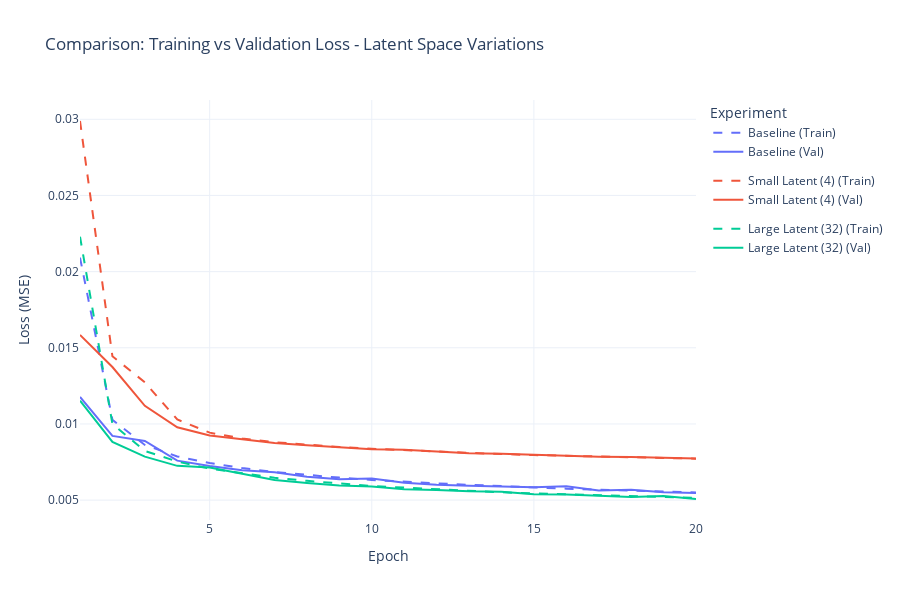

Here is the notebook cell this chart was saved with:
### Code cell
# Plot comparison
plot_comparison_full(df_current, experiment="Latent Space Variations")

### Figure 1 — Plotly figure (JSON) as saved in the notebook; plotly's stock layout.template omitted (floating-point values rounded to 4 significant figures)
{"data": [{"legendgroup": "Baseline", "line": {"color": "#636EFA", "dash": "dash"}, "mode": "lines", "name": "Baseline (Train)", "type": "scatter", "x": [1, 2, 3, 4, 5, 6, 7, 8, 9, 10, 11, 12, 13, 14, 15, 16, 17, 18, 19, 20], "y": [0.02092, 0.01027, 0.00862, 0.007869, 0.007431, 0.007103, 0.006838, 0.006636, 0.006477, 0.006324, 0.006199, 0.006101, 0.006006, 0.005912, 0.005824, 0.00575, 0.005688, 0.005634, 0.005558, 0.005503]}, {"legendgroup": "Baseline", "line": {"color": "#636EFA", "dash": "solid"}, "mode": "lines", "name": "Baseline (Val)", "type": "scatter", "x": [1, 2, 3, 4, 5, 6, 7, 8, 9, 10, 11, 12, 13, 14, 15, 16, 17, 18, 19, 20], "y": [0.01177, 0.009213, 0.008884, 0.00759, 0.007239, 0.00696, 0.006828, 0.006529, 0.006376, 0.006424, 0.006142, 0.006015, 0.005947, 0.005874, 0.005836, 0.005911, 0.005625, 0.005675, 0.005511, 0.005463]}, {"legendgroup": "Small Latent (4)", "line": {"color": "#EF553B", "dash": "dash"}, "mode": "lines", "name": "Small Latent (4) (Train)", "type": "scatter", "x": [1, 2, 3, 4, 5, 6, 7, 8, 9, 10, 11, 12, 13, 14, 15, 16, 17, 18, 19, 20], "y": [0.02989, 0.01444, 0.01273, 0.01029, 0.009429, 0.009044, 0.008801, 0.008627, 0.008488, 0.008368, 0.00827, 0.008167, 0.008106, 0.008022, 0.007958, 0.007906, 0.007855, 0.007814, 0.00776, 0.007721]}, {"legendgroup": "Small Latent (4)", "line": {"color": "#EF553B", "dash": "solid"}, "mode": "lines", "name": "Small Latent (4) (Val)", "type": "scatter", "x": [1, 2, 3, 4, 5, 6, 7, 8, 9, 10, 11, 12, 13, 14, 15, 16, 17, 18, 19, 20], "y": [0.01584, 0.01374, 0.01119, 0.009783, 0.009241, 0.008992, 0.008757, 0.008605, 0.008452, 0.008337, 0.008313, 0.008188, 0.008081, 0.008038, 0.007968, 0.007902, 0.00785, 0.007825, 0.007768, 0.007726]}, {"legendgroup": "Large Latent (32)", "line": {"color": "#00CC96", "dash": "dash"}, "mode": "lines", "name": "Large Latent (32) (Train)", "type": "scatter", "x": [1, 2, 3, 4, 5, 6, 7, 8, 9, 10, 11, 12, 13, 14, 15, 16, 17, 18, 19, 20], "y": [0.02229, 0.009992, 0.008232, 0.007529, 0.007062, 0.006754, 0.006467, 0.006266, 0.006085, 0.005925, 0.00582, 0.005709, 0.005618, 0.005514, 0.00544, 0.005371, 0.0053, 0.005239, 0.005175, 0.005139]}, {"legendgroup": "Large Latent (32)", "line": {"color": "#00CC96", "dash": "solid"}, "mode": "lines", "name": "Large Latent (32) (Val)", "type": "scatter", "x": [1, 2, 3, 4, 5, 6, 7, 8, 9, 10, 11, 12, 13, 14, 15, 16, 17, 18, 19, 20], "y": [0.01152, 0.008826, 0.007855, 0.00725, 0.007142, 0.006751, 0.006317, 0.006118, 0.005965, 0.005898, 0.005719, 0.005671, 0.005576, 0.005547, 0.005379, 0.005375, 0.005291, 0.005202, 0.00527, 0.005073]}], "layout": {"height": 600, "legend": {"title": {"text": "Experiment"}}, "title": {"text": "Comparison: Training vs Validation Loss - Latent Space Variations"}, "xaxis": {"title": {"text": "Epoch"}}, "yaxis": {"title": {"text": "Loss (MSE)"}}}}
